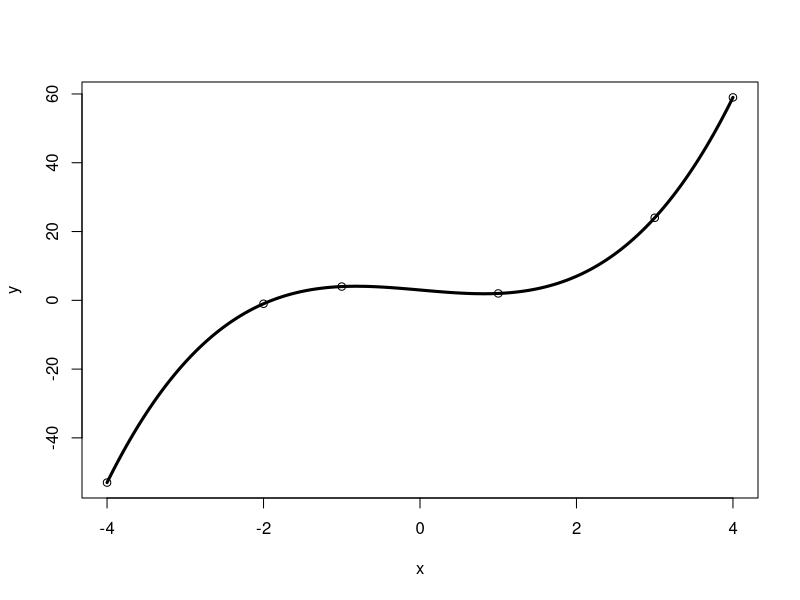
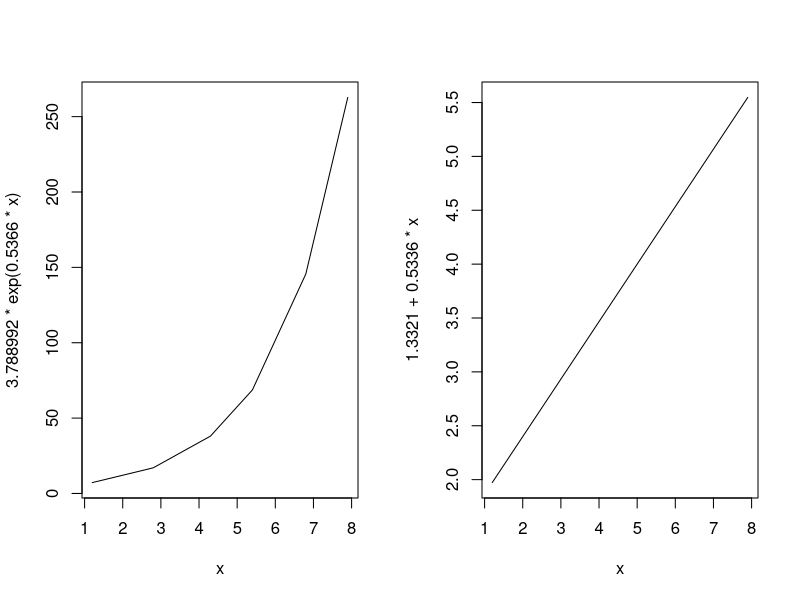

Write the R code that produced these figures, in order.
## 3. Interpolation and curve fitting

install.packages("polynom")
library(polynom)
library(tidyverse)
library(pracma)

## 1. 라그랑지 방법
lagrange_method = function(xdata, ydata, x){ 
  
  n = length(xdata) #데이터 포인트 개수
  L_values = numeric(n) #다항식 결과과
      
    for(i in 1:n){
      
      temp = 1
      current_tem = numeric(n)
      
      for(j in 1:n){
        if(i != j){
          current_tem[j] = (x - xdata[j])/ (xdata[i] - xdata[j])
        } else {
          current_tem[j] <- 1
        }
        
        temp = temp * current_tem[j]
      }

      L_values[i] = temp
    }
  
  result = as.numeric(ydata %*% L_values)
  return(result)
}

## example 3.1 
x = c(0,2,3)
y = c(7,11,28)
lagrangeInterp(x= x, y = y, 1) # 4
lagrange_method(xdata = x, ydata = y, x = 1) #4

## 2. Newton's Method
## example 3.2
x = c(-2, 1, 4 , -1, 3,  -4)
y = c(-1, 2, 59,  4, 24, -53)

## 1)coef mat
my_coef = function(x,y){
  
  n  = length(y)
  bin = matrix(NA, nrow = n, ncol = n)
  bin[,1] <- y
    
  for(j in 2:n){ #열
      
    for(i in j:n){ # 행
    
      bin[i,j] <- (bin[i,j-1]-bin[j-1,j-1])/(x[i]-x[j-1])
      
      # inductino
      # bin[2,2] <- (bin[2,1]-bin[1,1])/(x[2]-x[1]) # 1
      # bin[3,2] <- (bin[3,1]-bin[1,1])/(x[3]-x[1]) # 10
      # bin[4,2] <- (bin[4,1]-bin[1,1])/(x[4]-x[1]) # 5
      # bin[5,2] <- (bin[5,1]-bin[1,1])/(x[5]-x[1]) # 5
      # bin[6,2] <- (bin[6,1]-bin[1,1])/(x[6]-x[1]) # 26
      
      # bin[3,3] <- (bin[3,2]-bin[2,2])/(x[3]-x[2]) #3
      # bin[4,3] <- (bin[4,2]-bin[2,2])/(x[4]-x[2]) #-2
      # bin[5,3] <- (bin[5,2]-bin[2,2])/(x[5]-x[2]) #2
      # bin[6,3] <- (bin[6,2]-bin[2,2])/(x[6]-x[2]) #-5

    }
  }
  return(bin)
}

res_coef = my_coef(x=x,y=y)

## 2) evaluation
my_eval = function(x, coef, x_new){
  
  a = as.numeric(diag(coef))
  n = length(x)-1 # 다항식 차수
  p = a[n+1]
  
  for(i in n:1){
  p <- a[i] + (x_new - x[i])*p
  }
  
  return(p)
}

my_eval(x = x, coef = res_coef, x_new = 1)

plot(x=x,y=y)

x_grid = seq(from = min(x), to = max(x), by = 0.01)
y_grid = my_eval(x = x, coef = res_coef, x_new = x_grid)
lines(x_grid, y_grid, lwd = 3)

## 3. Neville's Method
## 자주 쓰지 않는 알고리즘이므로 GPT로 만듦

## exercise 14.
data = data.frame(x = c(-2, -0.1, -1.5, 0.5, -0.6, 2.2, 1.0, 1.8),
                  y = c(2.2796, 1.0025, 1.6467, 1.0635, 1.0920, 2.6291, 1.2661, 1.9896))

## GPT
neville <- function(xData, yData, x) {

  m <- length(xData)
  y <- yData
  
  for (k in 1:(m - 1)) {
    
    # Neville의 재귀 공식을 벡터 연산으로 계산
    # P_i, P_{i+1}, ..., P_{i+k} 를 계산하는 과정
    indices <- 1:(m - k)
    
    y[indices] <- ((x - xData[indices + k]) * y[indices] + (xData[indices] - x) * y[indices + 1]) /
                  (xData[indices] - xData[indices + k])
  }
  
  # 최종 결과는 항상 첫 번째 요소에 저장됨
  return(y[1])
}

neville(xData = data$x, yData = data$y, 1.1)
neville(xData = data$x, yData = data$y, 1.2)
neville(xData = data$x, yData = data$y, 1.3)

## 4. polynomial fit
## 1)example 3.11, find a*exp(bx) = ln(a) + bx

x = c(1.2, 2.8, 4.3, 5.4, 6.8, 7.9)
y = c(7.5,16.1,38.9,67.0,146.6,266.2)
ln_y = log(y, base= exp(1))

res = round(lm(ln_y~x)$coefficients,4) 
# 1.3321+0.5366x
# ln(a) = 1.3321, exp(1.3321) = 3.788992
par(mfrow = c(1,2))
plot(3.788992*exp(0.5366*x)~x, type = "l"); plot(1.3321+0.5336*x~x, type = 'l')

## 2)polynomial fitting
## 생략

## 5. cubic spline
## 이걸 잘해야할듯